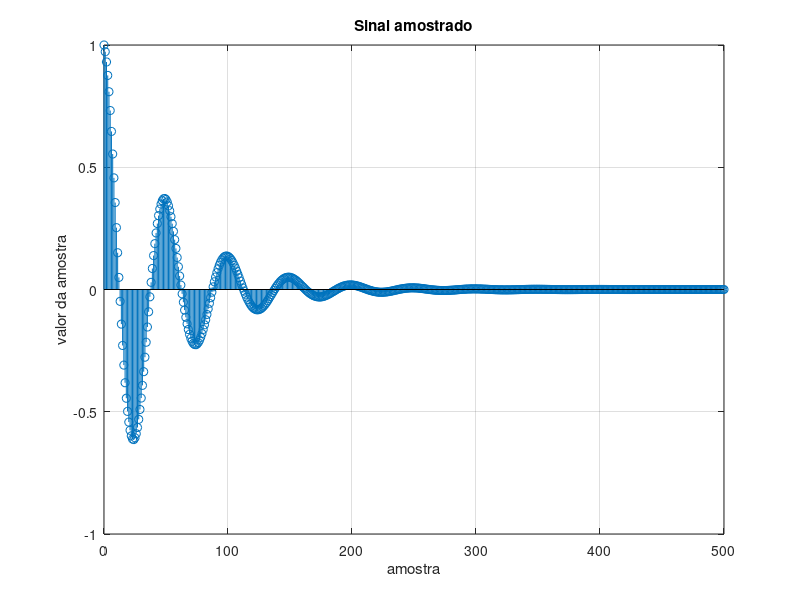
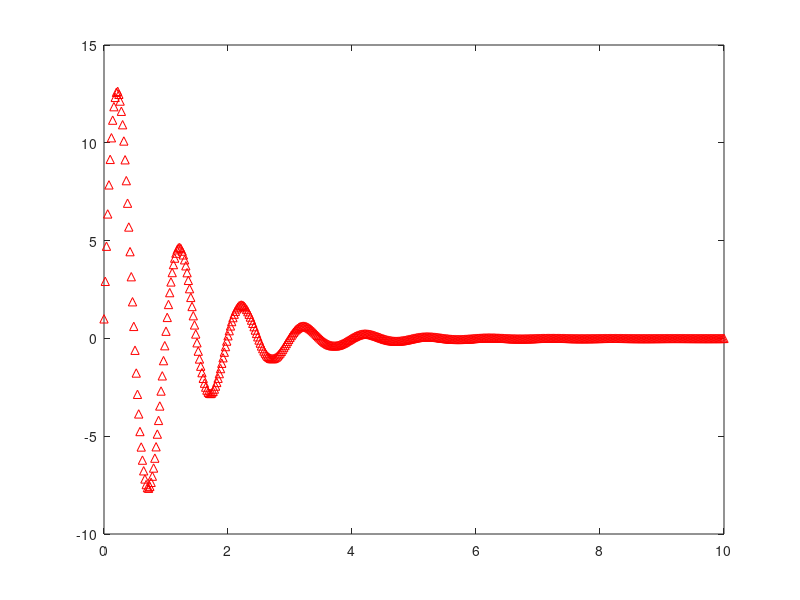

The MATLAB script that drew these images, in order:
%%%%%%%%%%%%%%%%%%%%%%%%%%%%%%%%%%%%%%%%%%%%%%%%%%%%%%%%%%%%%%%%%%%%
%% 1 - Preparação do código 
%% 
%% Boas práticas: limpeza de variáveis; variáveis globais
%% Constantes; carregar bibliotecas;...
%%
%%% Limpeza

clc;          % limpa visual da tela de comandos
close all;    % limpa as figuras
clear all;    % limpa as variáveis

% pacotes importantes
pkg load signal;  
pkg load control;

%%%%%%%%%%%%%%%%%%%%%%%%%%%%%%%%%%%%%%%%%%%%%%%%%%%%%%%%%%%%%%%%%%%%
%% 1 - Função de transferencia em Z
%%
%%%%    numerador  ==> z^2 - z e^(-aT) cos (wT)

%%%%    denominador ==> z^2 - 2 z e^(-aT) cos (wT) + e^(-2aT)

%%%%    tempo     ==> y(t) = e^(-akT) cos(wkT)

%%%%%%%%%%%%% PARAMETROS

% 1 - T : Taxa de amostragem
% 2 - w : frequencia angular do sinal   --> 2 pi f = w
% 3 - a : expoente da exponencial       
% 4 - k : indice da amostra

%%% ATRIBUINDO VALORES

Np  = 10;             % numero de periodos

f   = 1;              % sinal tem freq de 1 Hz
w   = 2 * pi * f;     % freq angular 
To  = 1/f;            % periodo do sinal

fs  = 50;             % freq de amostragem acima do min (2 * f -- min)
T   = 1/fs;           % periodo de amostragem

a   = 1;              % cte de tempo da exponencial -- como ela atenua o sinal (!!!!!) -- amortecimento

k   = [0:1:Np*fs];    % indice de cada amostra

y   = @(w,T,k,a)  exp(-a*k*T).*cos(w*k*T);

%% gerar o sinal no tempo (discreto e amostrado)

yk = y(w,T,k,a)

%% VISUALIZAR RESULTADO

figure(1)

stem(k,yk); title('Sinal amostrado');
xlabel('amostra')
ylabel('valor da amostra')
grid


%% MODELO MATEMATICO DA FUNÇÃO NO DOMINIO Z

%%%%    numerador  ==> z^2 - z e^(-aT) cos (wT)

%%%%    denominador ==> z^2 - 2 z e^(-aT) cos (wT) + e^(-2aT)

N   = [1 exp(-a*T)*cos(w*T) 0];
D   = [1 -2*exp(-a*T)*cos(w*T) exp(-2*a*T)];


Yz = tf(N,D,T);

figure(2)

%% sintetizador do sinal
impz(N,D,length(k),fs);

%% Há uma compactação do número de pontos necessários de 501 a 6 
  %% diminui em 83x o tamnaho do arquiv0
  %% os 501 estão contidos nos 6
  





